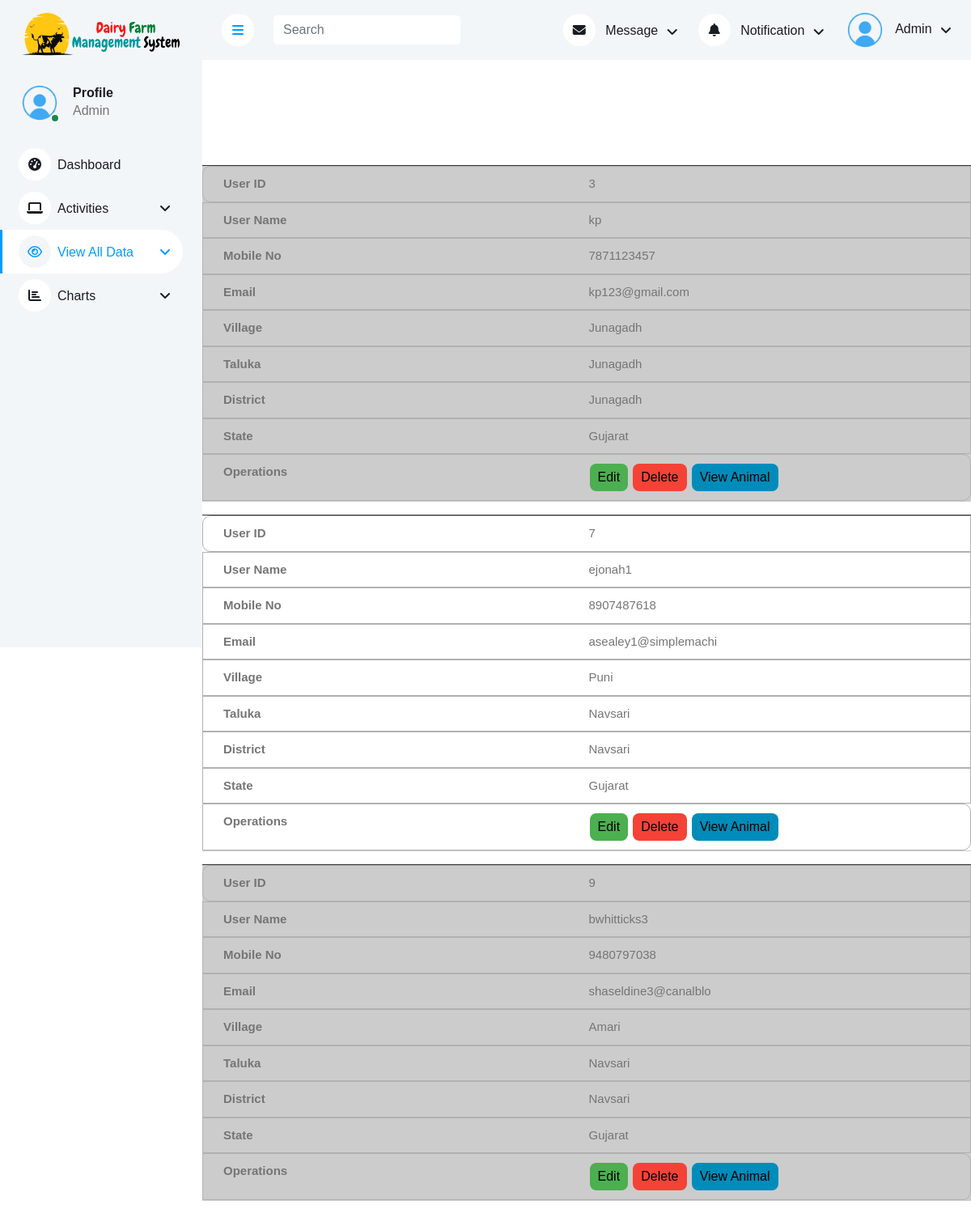
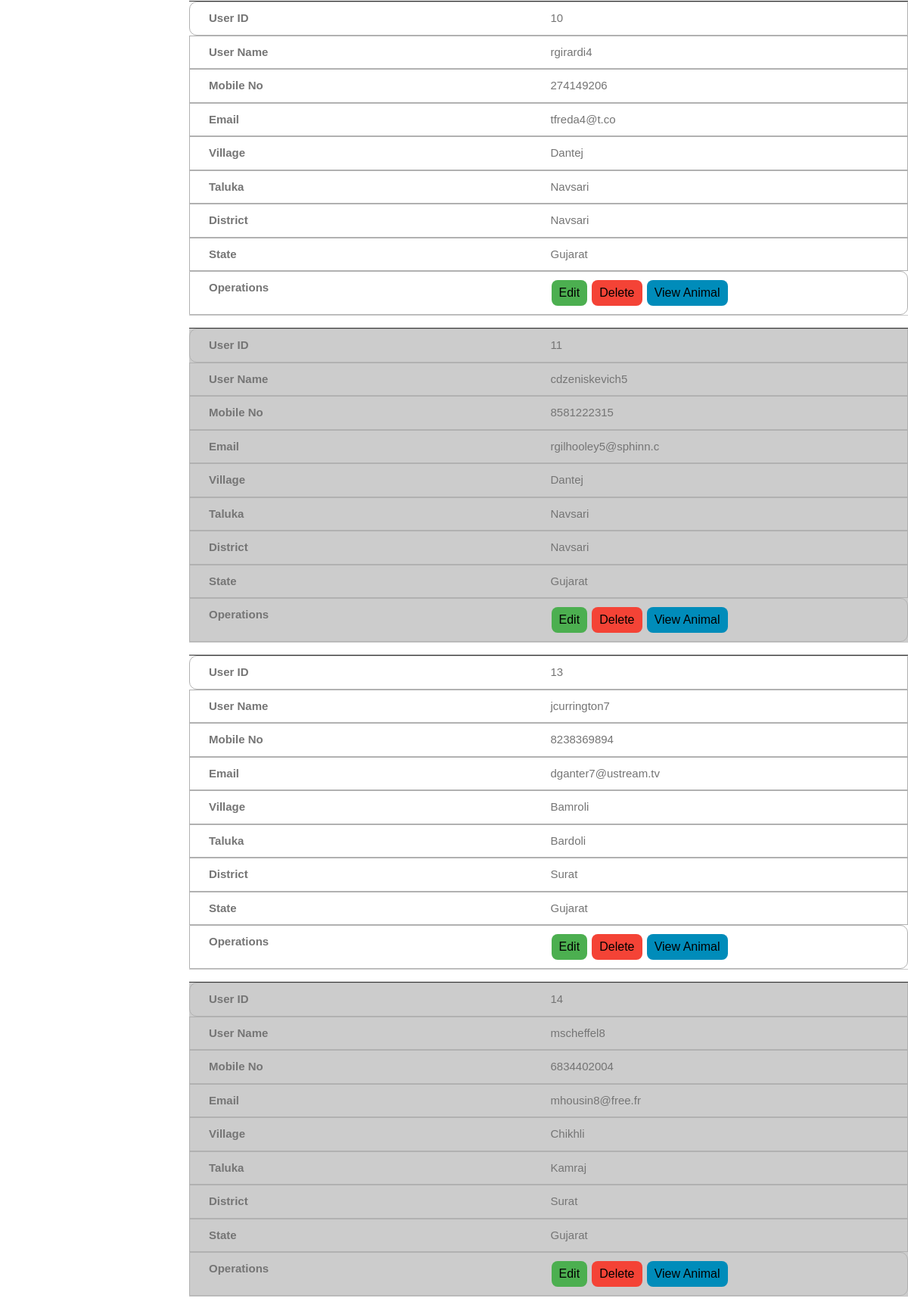
The page /admin/view_users.php (upper part) on the database its author committed (2 pictures, top to bottom).
### tables this page shows
CREATE TABLE `user` (
  `user_id` int(20) NOT NULL,
  `role` enum('Admin','dairy attendent','user') NOT NULL,
  `user_name` varchar(20) NOT NULL,
  `password` varchar(20) NOT NULL,
  `mobile_no` bigint(11) NOT NULL,
  `email` varchar(255) NOT NULL,
  `village` varchar(20) NOT NULL,
  `taluka` varchar(20) NOT NULL,
  `district` varchar(20) NOT NULL,
  `state` varchar(20) NOT NULL
);

### admin/view_users.php (the view, shortened to what this page needs)
<?php
$con = mysqli_connect("localhost", "root", "", "dairy_management");
?>
<!DOCTYPE html>
<html lang="en">
<head>
	<link rel="stylesheet" href="./css_final.css">
	<link href="https://cdnjs.cloudflare.com/ajax/libs/font-awesome/5.10.0/css/all.min.css" rel="stylesheet">
	<link href="https://cdn.jsdelivr.net/npm/bootstrap-icons@1.4.1/font/bootstrap-icons.css" rel="stylesheet">
	<link href="lib/owlcarousel/assets/owl.carousel.min.css" rel="stylesheet">
	<link href="lib/tempusdominus/css/tempusdominus-bootstrap-4.min.css" rel="stylesheet" />
	<link href="css/bootstrap.min.css" rel="stylesheet">
	<link href="css/style.css" rel="stylesheet">
	<link rel="stylesheet" type="text/css" href="https://cdn.datatables.net/1.12.1/css/jquery.dataTables.css">
</head>
<body>
	<div class="container-xxl position-relative bg-white d-flex p-0">
		<?php
		include "sidebar/view_all_data/2.php"
		?>
		<div class="content">
			<?php
			include "header.php"
			?>
			<br>
			<table id="emp-table">
				<tbody>
					<?php
					$query = mysqli_query($con, "select * from user where role='user'");
					while ($result1 = mysqli_fetch_assoc($query)) {
						echo "
			   <tr>
			   <td>" . $result1['user_id'] . "</td>
			   <td>" . $result1['user_name'] . "</td>
			   <td>" . $result1['mobile_no'] . "</td>
			   <td>" . $result1['email'] . "</td>
			   <td>" . $result1['village'] . "</td>
			   <td>" . $result1['taluka'] . "</td>
			   <td>" . $result1['district'] . "</td>
			   <td>" . $result1['state'] . "</td>
			   <td><a href='edituser.php ? uid=$result1[user_id]' class='button button1'>Edit</a>
			   <a href='deleteuser.php ? uid=$result1[user_id]' onclick='returncheckdelete()' class='button button2'>Delete</a>
			   <a href='view_animals.php ? uid=$result1[user_id]' class='button button3'>View Animal</a></td>
			   </tr>
			   ";
					}
					?>
				</tbody>
			</table>
</body>
</html>
</body>
</html>

### admin/css_final.css (style rules this page uses)
* { margin: 0px; padding: 0; font-family: Arial, Helvetica, sans-serif; }
table { min-width: max-content; border-collapse: separate; border-spacing: 0px; }
table th, table td { padding: 15px; padding-top: 10px; padding-bottom: 10px; }
table td { text-align: left; font-size: 15px; border: 1px solid rgb(177, 177, 177); padding-left: 20px; }

### admin/css/style.css (style rules this page uses)
:root { --primary: #009CFF; --light: #F3F6F9; --dark: #191C24; }
.content { margin-left: 250px; min-height: 100vh; background: #FFFFFF; transition: 0.5s; }
@media (min-width: 992px) { .content { width: calc(100% - 250px); } }

### admin/view_users.php (style rules this page uses)
table { width: 100%; border-collapse: collapse; }
table td:first-child { border-radius: 10px 0 0 10px; }
table td:last-child { border-radius: 0 10px 10px 0; }
td, th { font-size: 16px; padding: 5px; border: 1px solid #ccc; text-align: left; }
tr:nth-of-type(even) { background-color: White; }
@media only screen and (max-width: 760px),
	(min-device-width: 768px) and (max-device-width: 1024px) { table { margin-top: 106px; } }
@media only screen and (max-width: 760px),
	(min-device-width: 768px) and (max-device-width: 1024px) { table, thead, tbody, th, td, tr { display: block; } }
@media only screen and (max-width: 760px),
	(min-device-width: 768px) and (max-device-width: 1024px) { tr { margin: 0 0 1rem 0; overflow: auto; border-bottom: 1px solid #ccc; } }
@media only screen and (max-width: 760px),
	(min-device-width: 768px) and (max-device-width: 1024px) { tbody tr:before { counter-increment: my-sec-counter; content: ""; background-color: #333; display: block; height: 1px; } }
@media only screen and (max-width: 760px),
	(min-device-width: 768px) and (max-device-width: 1024px) { tr:nth-child(odd) { background: #ccc; } }
@media only screen and (max-width: 760px),
	(min-device-width: 768px) and (max-device-width: 1024px) { td { border: none; border-bottom: 1px solid #eee; margin-right: 0%; display: block; border-right: 1px solid #ccc; border-left: 1px solid #ccc; box-sizing: border-box; } }
@media only screen and (max-width: 760px),
	(min-device-width: 768px) and (max-device-width: 1024px) { td:before { font-weight: bold; width: 50%; float: left; box-sizing: border-box; padding-left: 5px; } }
@media only screen and (max-width: 760px),
	(min-device-width: 768px) and (max-device-width: 1024px) { td:nth-of-type(1):before { content: "User ID"; } }
@media only screen and (max-width: 760px),
	(min-device-width: 768px) and (max-device-width: 1024px) { td:nth-of-type(2):before { content: "User Name"; } }
@media only screen and (max-width: 760px),
	(min-device-width: 768px) and (max-device-width: 1024px) { td:nth-of-type(3):before { content: "Mobile No"; } }
@media only screen and (max-width: 760px),
	(min-device-width: 768px) and (max-device-width: 1024px) { td:nth-of-type(4):before { content: "Email"; } }
@media only screen and (max-width: 760px),
	(min-device-width: 768px) and (max-device-width: 1024px) { td:nth-of-type(5):before { content: "Village"; } }
@media only screen and (max-width: 760px),
	(min-device-width: 768px) and (max-device-width: 1024px) { td:nth-of-type(6):before { content: "Taluka"; } }
@media only screen and (max-width: 760px),
	(min-device-width: 768px) and (max-device-width: 1024px) { td:nth-of-type(7):before { content: "District"; } }
@media only screen and (max-width: 760px),
	(min-device-width: 768px) and (max-device-width: 1024px) { td:nth-of-type(8):before { content: "State"; } }
@media only screen and (max-width: 760px),
	(min-device-width: 768px) and (max-device-width: 1024px) { td:nth-of-type(9):before { content: "Operations"; } }
.button { border: none; color: white; padding: 5px 10px; text-align: center; text-decoration: none; display: inline-block; font-size: 16px; margin: 1px 1px; cursor: pointer; }
.button1 { background-color: #4CAF50; color: black; border-radius: 8px; }
.button2 { background-color: #f44336; color: black; border-radius: 8px; }
.button3 { background-color: #008CBA; color: black; border-radius: 8px; }

### rows shown on the page
user: user_id "3", user_name "kp", mobile_no "7871123457", email "kp123@gmail.com", village "Junagadh", taluka "Junagadh", district "Junagadh", state "Gujarat"
user: user_id "7", user_name "ejonah1", mobile_no "8907487618", email "asealey1@simplemachi", village "Puni", taluka "Navsari", district "Navsari", state "Gujarat"
user: user_id "9", user_name "bwhitticks3", mobile_no "9480797038", email "shaseldine3@canalblo", village "Amari", taluka "Navsari", district "Navsari", state "Gujarat"
user: user_id "10", user_name "rgirardi4", mobile_no "274149206", email "tfreda4@t.co", village "Dantej", taluka "Navsari", district "Navsari", state "Gujarat"
user: user_id "11", user_name "cdzeniskevich5", mobile_no "8581222315", email "rgilhooley5@sphinn.c", village "Dantej", taluka "Navsari", district "Navsari", state "Gujarat"
user: user_id "13", user_name "jcurrington7", mobile_no "8238369894", email "dganter7@ustream.tv", village "Bamroli", taluka "Bardoli", district "Surat", state "Gujarat"
user: user_id "14", user_name "mscheffel8", mobile_no "6834402004", email "mhousin8@free.fr", village "Chikhli", taluka "Kamraj", district "Surat", state "Gujarat"
